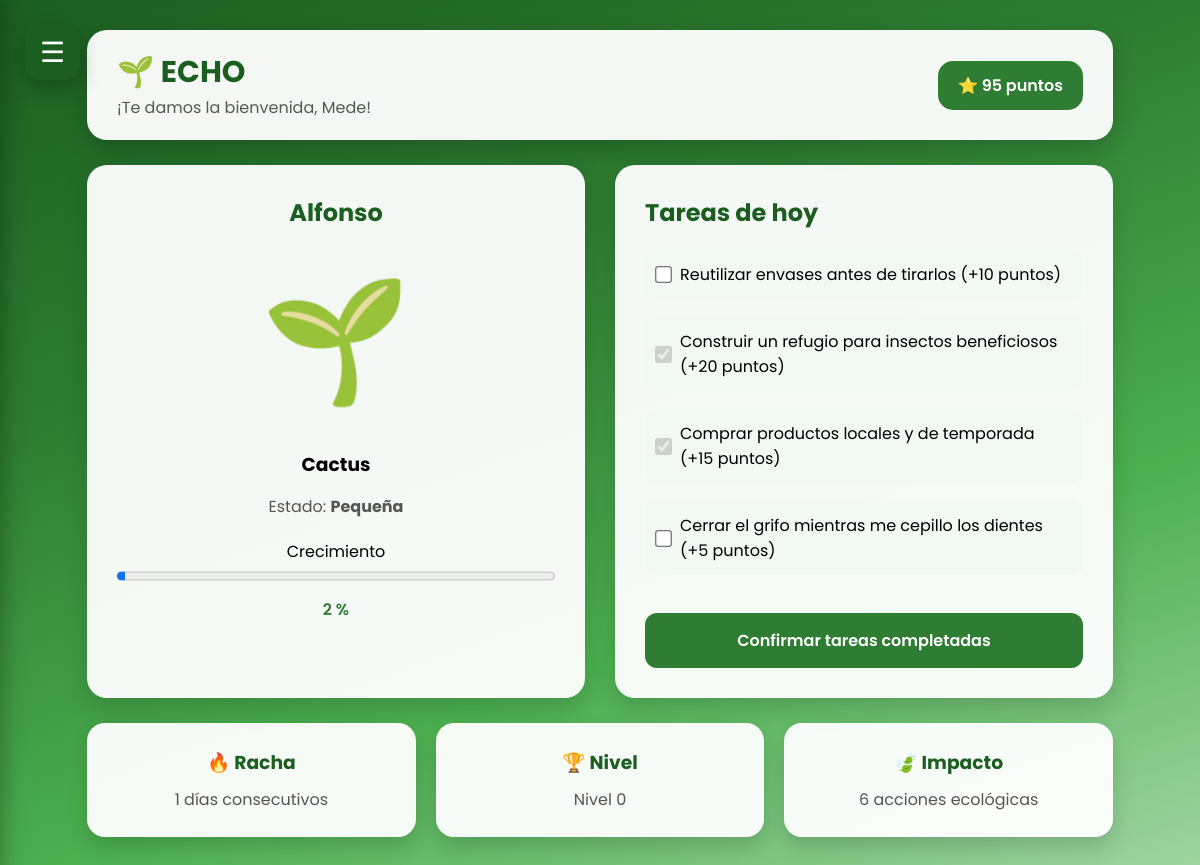
The page /dashboard (signed in) on the database its author committed.
### main.py (models this page shows, shortened)
class User(db.Model):
    id = db.Column(db.Integer, primary_key=True)
    email = db.Column(db.String(100), unique=True, nullable=False)
    password = db.Column(db.String(100), nullable=False)
    username = db.Column(db.String(100), nullable=True)
    points = db.Column(db.Integer, default=0)
    plant_name = db.Column(db.String(200), default=0)
    plant_type = db.Column(db.String(200), default=0)
    streak = db.Column(db.Integer, default=0)
    lvl = db.Column(db.Integer, default=0)
    impact = db.Column(db.Integer, default=0)
    lang = db.Column(db.String(10), default='es')

class Task(db.Model):
    id = db.Column(db.Integer, primary_key=True)
    user_id = db.Column(db.Integer, db.ForeignKey('user.id'), nullable=False)
    name = db.Column(db.String(100), nullable=False)
    points = db.Column(db.Integer, nullable=False)
    completed = db.Column(db.Boolean, default=False)
    date = db.Column(db.String(100), nullable=False)

### main.py (the view)
@app.route('/dashboard', methods=['GET', 'POST'])
def dashboard():
    if 'user_id' in session:
        user_id = session['user_id']
        create_task(user_id)
        user = User.query.get(user_id)
        tareas = Task.query.filter_by(
            user_id=user_id,
            date=str(date.today())
        ).all()
        for task in tareas:
            task.texto = traducir_tarea(task.name, user.lang)
        return render_template(
            template(user, "dashboard"),
            user=user,
            tareas=tareas
        )
    else:
        return redirect('/')

### main.py (called while the page is built, shortened)
def template(user, pagina):
    carpeta = "english" if user.lang == "en" else "espanol"
    prefijo = "en" if user.lang == "en" else "es"
    return f"{carpeta}/{prefijo}_{pagina}.html"

def traducir_tarea(task_id, lang):
    for task in tareas:
        if task["id"] == task_id:
            return task[lang]
    return task_id

def create_task(user_id):
    hoy = str(date.today())
    tareas_hoy = Task.query.filter_by(
        user_id=user_id,
        date=hoy
    ).first()
    if tareas_hoy:
        return

### templates/espanol/es_dashboard.html (shortened to what this page needs)
<!DOCTYPE html>
<html lang="es">
<head>
    <link rel="stylesheet" href="../static/css/principal.css">
</head>
<body>
    <header class="encabezado">
        <div>
            <h1>🌱 ECHO</h1>
            <p>¡Te damos la bienvenida, {{user.username}}!</p>
        </div>
        <div class="puntos">
            ⭐ {{user.points}} puntos
        </div>
    </header>
    <main class="contenido">
        <section class="planta">
            <h2>{{ user.plant_name }}</h2>
            <div class="imagen-planta">
                {% if user.impact < 100 %}
                    🌱
                {% elif user.impact < 200 %}
                    🌾
                {% else %}
                    🌳
                {% endif %}
            </div>
            <h3>{{ user.plant_type }}</h3>
            <p class="estado">
                Estado: <strong>
                {% if user.impact < 100 %}
                    Pequeña
                {% elif user.impact < 200 %}
                    Mediana
                {% else %}
                    Grande
                {% endif %}
                </strong>
            </p>
            <div class="progreso">
                <label>Crecimiento</label>
                <progress value="{{ user.impact//3 }}" max="100"></progress>
                <span>{{ user.impact //3 }} %</span>
            </div>
        </section>
        <section class="tareas">
            <h2>Tareas de hoy</h2>
            <form action="/completar_tareas" method="POST">
            {% if tareas %}
                {% for task in tareas %}
                    {% if task.completed %}
                        <div class="tarea completada">
                            <input
                            type="checkbox"
                            name="tareas"
                            value="{{ task.id }}"
                            checked
                            disabled>
                            <label>
                                {{ task.texto }}
                                (+{{ task.points }} puntos)
                            </label>
                        </div>
                    {% else %}
                        <div class="tarea">
                            <input
                            type="checkbox"
                            name="tareas"
                            value="{{ task.id }}">
                            <label>
                                {{ task.texto }}
                                (+{{ task.points }} puntos)
                            </label>
                        </div>
                    {% endif %}
                {% endfor %}
            {% else %}
                <p>No tienes tareas pendientes 🎉</p>
            {% endif %}
            <button class="boton-principal">
            Confirmar tareas completadas
            </button>
            </form>
        </section>
    </main>
    <section class="resumen">
        <div class="card">
            <h3>🔥 Racha</h3>
            <p>{{ user.streak }} días consecutivos</p>
        </div>
        <div class="card">
            <h3>🏆 Nivel</h3>
            <p>Nivel {{ user.lvl }}</p>
        </div>
        <div class="card">
            <h3>🍃 Impacto</h3>
            <p>{{ user.impact }} acciones ecológicas</p>
        </div>
    </section>
<button class="menu-btn" onclick="abrirMenu()">
    ☰
</button>
</body>
</html>

### static/css/principal.css (style rules this page uses)
* { margin:0; padding:0; box-sizing:border-box; font-family:'Poppins', sans-serif; }
body { min-height:100vh; background:linear-gradient(160deg,#1B5E20,#2E7D32,#4CAF50,#A5D6A7); display:flex; flex-direction:column; align-items:center; padding:30px; }
.encabezado { width:90%; max-width:1100px; background:rgba(255,255,255,0.95); border-radius:20px; padding:20px 30px; display:flex; justify-content:space-between; align-items:center; box-shadow:0 10px 25px rgba(0,0,0,.2); margin-bottom:25px; }
.encabezado h1 { color:#1B5E20; font-size:30px; }
.encabezado p { color:#4E5D4E; }
.puntos { background:#2E7D32; color:white; padding:12px 20px; border-radius:15px; font-weight:600; }
.contenido { width:90%; max-width:1100px; display:flex; gap:30px; margin-bottom:25px; }
.planta, .tareas { flex:1; background:rgba(255,255,255,.95); border-radius:20px; padding:30px; box-shadow:0 10px 25px rgba(0,0,0,.15); }
.planta { text-align:center; }
.planta h2, .tareas h2 { color:#1B5E20; margin-bottom:20px; }
.imagen-planta { font-size:120px; margin:20px 0; }
.estado { margin:15px 0; color:#555; }
.progreso { margin-top:20px; }
progress { width:100%; height:18px; }
.progreso span { display:block; margin-top:8px; color:#2E7D32; font-weight:600; }
.tarea { display:flex; align-items:center; gap:10px; margin:18px 0; padding:12px; border-radius:10px; background:#F2F8F2; }
.tarea input { transform:scale(1.3); accent-color:#2E7D32; }
.boton-principal { width:100%; margin-top:20px; padding:15px; border:none; border-radius:12px; background:#2E7D32; color:white; font-size:16px; font-weight:600; cursor:pointer; transition:.3s; }
.resumen { width:90%; max-width:1100px; display:flex; gap:20px; margin-bottom:25px; }
.card { flex:1; background:rgba(255,255,255,.95); border-radius:18px; padding:25px; text-align:center; box-shadow:0 10px 20px rgba(0,0,0,.15); }
.card h3 { color:#1B5E20; margin-bottom:10px; }
.card p { color:#555; }
.menu-btn { position:fixed; top:25px; left:25px; width:55px; height:55px; border:none; border-radius:15px; background:#1B5E20; color:white; font-size:28px; cursor:pointer; box-shadow:0 8px 20px rgba(0,0,0,.25); transition:.3s; z-index:1001; }

### rows shown on the page
User: username "Mede", points "95", plant_name "Alfonso", plant_type "Cactus", impact "2", streak "1", lvl "0", impact "6"
Task: texto "Reutilizar envases antes de tirarlos", points "10"
Task: texto "Construir un refugio para insectos beneficiosos", points "20"
Task: texto "Comprar productos locales y de temporada", points "15"
Task: texto "Cerrar el grifo mientras me cepillo los dientes", points "5"
